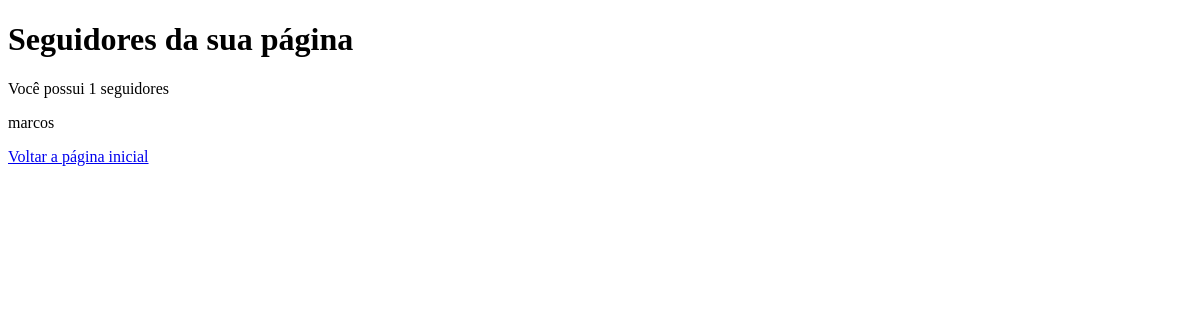
Page /meus_seguidores (signed in) on the earlier database version.
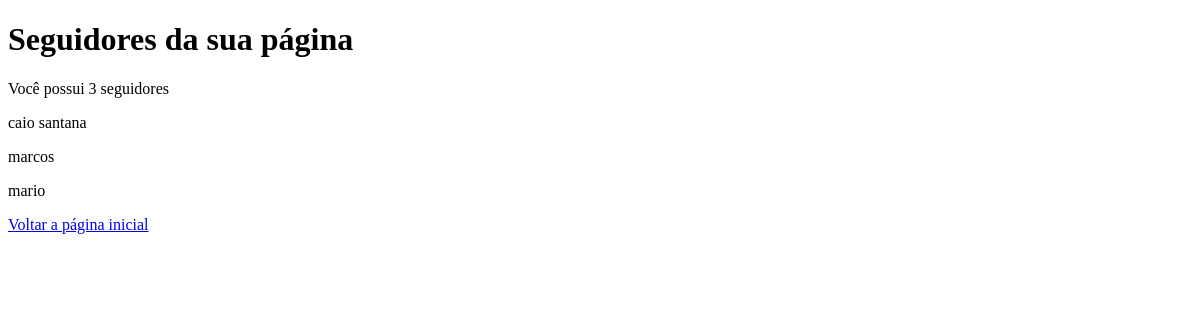
Same page on the later database version.
### redesocial/models.py (models this page shows, shortened)
class Conta(models.Model):
    nome = models.CharField(max_length=400)
    biografia = models.CharField(max_length=1000, blank=True)
    interesses = models.CharField(max_length=1000, blank=True)
    estado_civil = models.CharField(max_length=500, blank = True)
    dono_da_conta = models.ForeignKey(User,  on_delete=models.CASCADE)
    seguidores = models.ManyToManyField('self', symmetrical=False, related_name='MeSeguindo')
    seguindo = models.ManyToManyField('self', symmetrical=False, related_name='ContasSeguidas')
    foto_perfil = models.ImageField(upload_to = 'redesocial/fotos', blank=True)
    data_criacao = models.DateField(auto_now_add = True)
    numero_seguidores = models.IntegerField(default=0)
    numero_seguindo = models.IntegerField(default=0)

### redesocial/views.py (the view)
# urls.py: path('meus_seguidores', views.meus_seguidores, name='meus_seguidores'),
@login_required
def meus_seguidores(request):
    conta = Conta.objects.get(dono_da_conta = request.user)
    mensagem_seguidores = "Seguidores da sua página"
    numero_seguidores = conta.numero_seguidores
    seguidores = conta.seguidores.all()
    dicionario_seguidores = {'mensagem_seguidores':mensagem_seguidores, 'seguidores':seguidores, 'numero_seguidores':numero_seguidores}
    return render(request, 'redesocial/meus_seguidores.html', dicionario_seguidores)

### redesocial/templates/redesocial/meus_seguidores.html (shortened to what this page needs)
<!DOCTYPE html>
<html lang="pt-br">
    <head>
    </head>
    <body>
        <h1>{{mensagem_seguidores}}</h1>
        <p>Você possui {{numero_seguidores}} seguidores</p>
        {%if seguidores%}
            {%for seguidor in seguidores%}
                <p>{{seguidor.nome}}</p>
            {%endfor%}
        {%else%}
            <!--Caso o usuário não tenha seguidores, iremos mostrar na tela
            essa mensagem padrão.-->
            <p>Essa página ainda não possui seguidores</p>
        {%endif%}
        <p><a href="{%url 'index'%}">Voltar a página inicial</a></p>
    </body>
</html>

Differences in the rows shown:
now on this page (row edited): Conta: nome "caio santana"
now on this page (row edited): Conta: nome "mario"
Other differences:
{{ numero_seguidores }}: "1" → "3"
